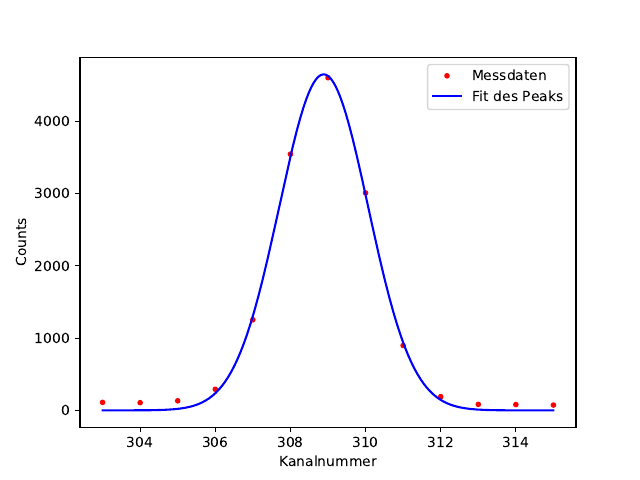

Reproduce this figure in Python.
import numpy as np
import uncertainties.unumpy as unp
from uncertainties import ufloat
from uncertainties.unumpy import nominal_values as noms
from uncertainties.unumpy import std_devs as stds
from uncertainties import correlated_values
import matplotlib
matplotlib.use('Agg')
import matplotlib.pyplot as plt
from scipy.stats import sem
import scipy.constants as const
from scipy.optimize import curve_fit
from scipy.signal import find_peaks

def gauss (x, amplitude, mu, sigma):
    return amplitude * np.exp(-1/2 * (x - mu)**2/sigma**2)

y = np.genfromtxt('peak1.txt')

z = np.arange(303, 316)

x_plot = np.linspace(303, 315, 10000)

plt.plot(z, y, 'r.', label='Messdaten')
plt.xlabel('Kanalnummer')
plt.ylabel('Counts')

params, covariance_matrix = curve_fit(gauss, z, y, p0=[111, 303, 1])

errors = np.sqrt(np.diag(covariance_matrix))

print(params[0], errors[0])
print(params[1], errors[1])
print(params[2], errors[2])

plt.plot(x_plot, gauss(x_plot, params[0], params[1], params[2]), 'b-', label='Fit des Peaks')

plt.legend()

plt.savefig('peak1.pdf')

#plt.show()
